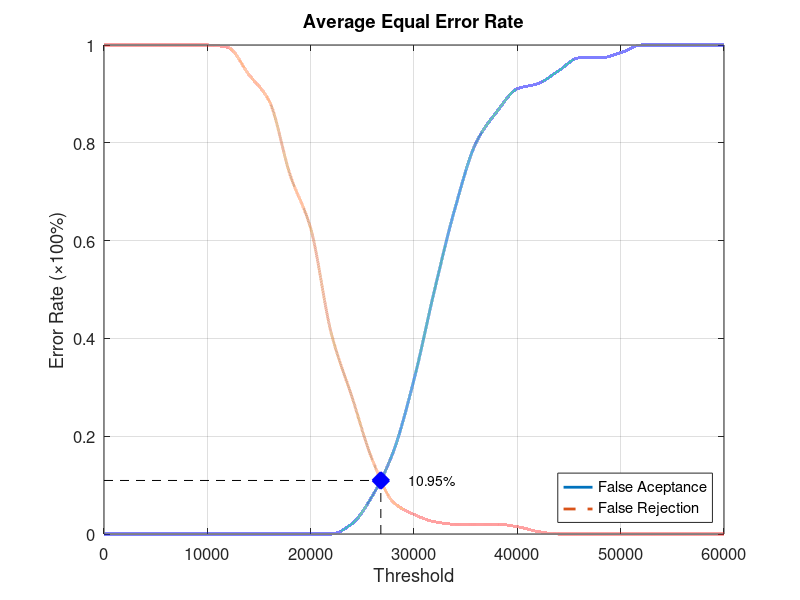
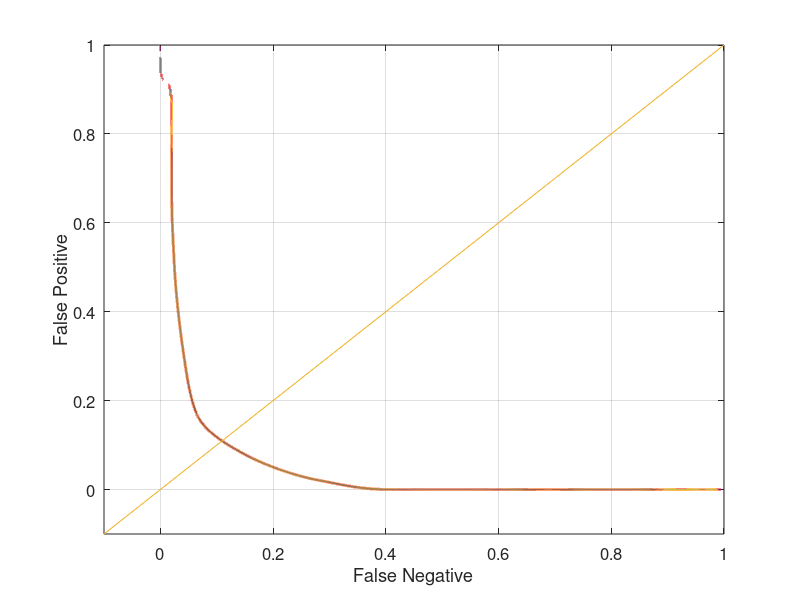

Here is the MATLAB script that generated these plots, in order:
function yEER = Database1_3
close all;
clear;
clc;
x = 0:2000:60000;
xq = 0:0.5:60000;

y0 = [0 0 0 0 0 0 0 0 0 0 0 0 0.0210526 0.0789474 0.168421 0.315789 0.5 0.668421 0.8 0.863158 0.910526 0.921053 0.947368 0.973684 0.973684 0.984211 1 1 1 1 1];
yy0 = interp1(x, y0, xq, 'pchip');
y1 = [1 1 1 1 1 1 0.995 0.94 0.885 0.735 0.625 0.41 0.28 0.15 0.065 0.04 0.025 0.02 0.02 0.02 0.015 0.005 0 0 0 0 0 0 0 0 0];
yy1 = interp1(x, y1, xq, 'pchip');

% Calculating EER: 
y2 = abs(y0 - y1);
find(y2 == min(y2))
yy2 = abs(yy0 - yy1);
xEER = find(yy2 == min(yy2));
xEERIndex = xq(xEER) % X-axis EER
yEER = yy0(xEER) % Y-axis EER

main = figure
plot(xq, yy0,'-','LineWidth', 2);	hold on
plot(xq, yy1,'--','LineWidth', 2);	hold on
plot([xEERIndex xEERIndex], [0 yEER], 'k--');	hold on
plot([0 xEERIndex], [yEER yEER], 'k--');	hold on
plot(xEERIndex, yEER, 'bx', 'LineWidth', 10);	hold on
text(xEERIndex + 10 * xEERIndex / 100, yEER, [num2str(round((10000 * yEER)) / 100) '%'])
legend('False Aceptance', 'False Rejection', 'Location', 'SouthEast')
xlabel('Threshold')
ylabel('Error Rate (\times100%)')
title('Average Equal Error Rate')
set(gca, 'FontSize', 12)
axis([0 60000 0 1])
grid on

print(main, 'Database1_3Main', '-dpng');
FNRxFPR = figure('Color', [1 1 1]);
plot(yy1, yy0, '-', yy1, yy0, 'LineWidth', 2);
hold on
y = -0.1:0.1:1
plot(y, y); 
set(gca, 'FontSize', 12)
xlabel('False Negative')
ylabel('False Positive')
axis([-0.1 1 -0.1 1])
set(gca, 'FontSize', 12)
grid on

print(FNRxFPR, 'Database1_3FNRxFPR','-dpng');
end
